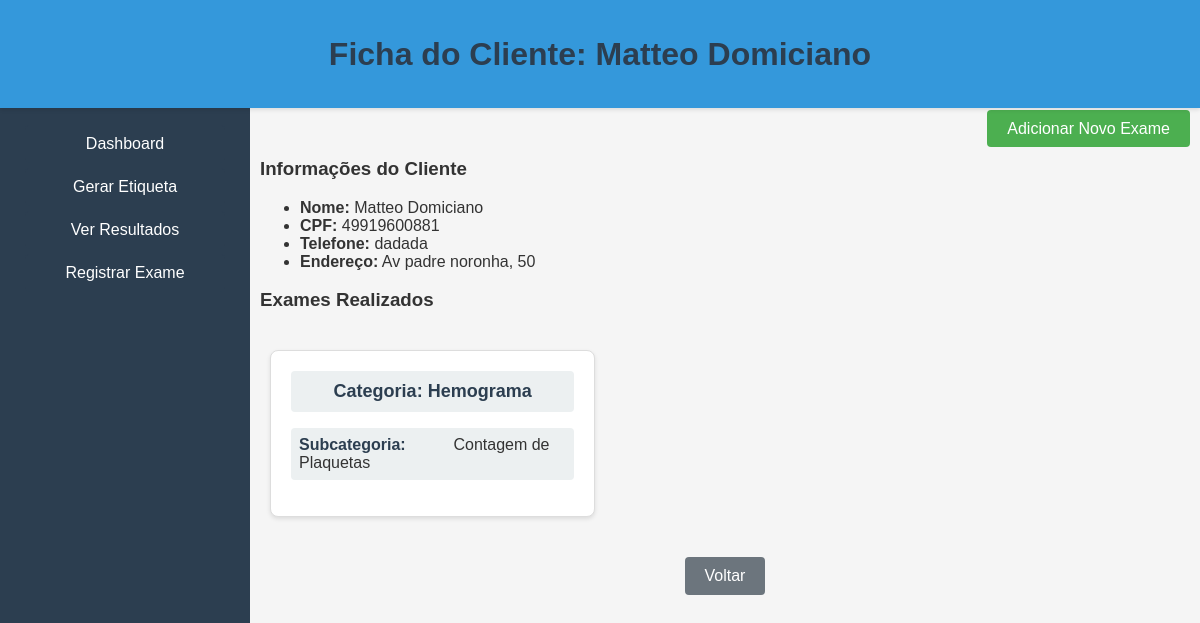
/client_record/Matteo Domiciano , run on the app's committed database.
### app/models.py (models this page shows, shortened)
class User(db.Model):
    id = db.Column(db.Integer, primary_key=True)
    patient_name = db.Column(db.String(100), nullable=False)
    cpf = db.Column(db.String(14), nullable=False)
    phone = db.Column(db.String(15), nullable=False)
    address = db.Column(db.String(200), nullable=False)
    category = db.Column(db.String(100), nullable=False)
    subcategory = db.Column(db.String(100), nullable=False)

### app/app.py (the view)
@app.route('/client_record/<string:patient_name>')
def client_record(patient_name):
    exams = User.query.filter_by(patient_name=patient_name).all()
    if not exams:
        flash(f'Nenhum exame encontrado para o paciente: {patient_name}', 'warning')
        return redirect(url_for('client_record_search'))
    client_info = {
        "cpf": exams[0].cpf,
        "phone": exams[0].phone,
        "address": exams[0].address
    }
    grouped_exams = defaultdict(lambda: {"exams": []})
    for exam in exams:
        grouped_exams[exam.category]["exams"].append({
            "id": exam.id,
            "subcategory": exam.subcategory,
        })
    return render_template(
        'client_record.html',
        patient_name=patient_name,
        cpf=client_info["cpf"],
        phone=client_info["phone"],
        address=client_info["address"],
        grouped_exams=grouped_exams
    )

### app/templates/client_record.html (shortened to what this page needs)
<!DOCTYPE html>
<html lang="pt-BR">
<head>
    <link rel="stylesheet" href="{{ url_for('static', filename='style/mainpage.css') }}">
</head>
<body>
    <div class="sidebar">
        <div class="sidebar-content">
            <div class="sidebar-box">
                <a href="{{ url_for('home') }}" class="btn-option">Dashboard</a>
                <a href="{{ url_for('generate_label') }}" class="btn-option">Gerar Etiqueta</a>
                <a href="{{ url_for('results') }}" class="btn-option">Ver Resultados</a>
                <a href="{{ url_for('exame') }}" class="btn-option">Registrar Exame</a>
            </div>
        </div>
    </div>
    <div class="fixed-header">
        <h1>Ficha do Cliente: {{ patient_name }}</h1>
    </div>
    <div class="add-exam-button">
        <a href="{{ url_for('client_record_search', patient_name=patient_name) }}" class="btn-add-exam">Adicionar Novo Exame</a>
    </div>
    <div class="client-info">
        <h3>Informações do Cliente</h3>
        <ul>
            <li><strong>Nome:</strong> {{ patient_name }}</li>
            <li><strong>CPF:</strong> {{ cpf }}</li>
            <li><strong>Telefone:</strong> {{ phone }}</li>
            <li><strong>Endereço:</strong> {{ address }}</li>
        </ul>
    </div>
    <div class="exam-info">
        <h3>Exames Realizados</h3>
        {% if grouped_exams %}
            <div class="results-container">
                {% for category, category_data in grouped_exams.items() %}
                    <div class="exam-card">
                        <div class="category">
                            <strong>Categoria:</strong> {{ category }}
                        </div>
                        {% for exam in category_data.exams %}
                            <div class="exam-details">
                                <ul>
                                    <li><strong>Subcategoria:</strong> {{ exam.subcategory }}</li>
                                </ul>
                            </div>
                        {% endfor %}
                    </div>
                {% endfor %}
            </div>
        {% else %}
            <p>Não há exames registrados para este paciente.</p>
        {% endif %}
        <button onclick="goBack()" class="btn-back">Voltar</button>
    </div>
</body>
</html>

### app/static/style/mainpage.css (style rules this page uses)
body { font-family: 'Arial', sans-serif; background-color: #f5f5f5; color: #333; margin: 0; padding: 0; padding-top: 80px; padding-left: 250px; }
.sidebar { width: 250px; height: 100vh; background-color: #2c3e50; color: white; position: fixed; top: 0; left: 0; z-index: 1000; overflow-y: auto; overflow-x: hidden; transition: left 0.3s ease; }
.sidebar-content { padding: 20px; padding-top: 70px; margin-top: 50px; }
.sidebar-box .btn-option { display: block; background-color: #2c3e50; color: white; padding: 10px; border: none; border-radius: 4px; text-align: center; margin-bottom: 10px; text-decoration: none; font-size: 16px; position: relative; overflow: hidden; }
.sidebar-box .btn-option::after { content: ""; position: absolute; left: 0; bottom: 0; width: 0; height: 2px; background-color: white; transition: width 0.3s ease-out; }
.sidebar .btn-option { background-color: #2c3e50; color: #ffffff; padding: 10px 20px; border: none; border-radius: 5px; cursor: pointer; margin: 5px; text-align: center; text-decoration: none; display: block; }
h1 { color: #2c3e50; text-align: center; margin-bottom: 20px; }
a { color: #3498db; text-decoration: none; margin-top: 10px; }
button { padding: 10px 20px; font-size: 16px; border: none; border-radius: 5px; cursor: pointer; }
.btn-back { background-color: #6c757d; color: white; padding: 10px 20px; border: none; border-radius: 4px; font-size: 16px; cursor: pointer; margin: 0 auto; display: block; width: fit-content; text-align: center; }
button[type="submit"], .btn-back { background-color: #3498db; color: white; padding: 10px 20px; border: none; border-radius: 4px; cursor: pointer; font-size: 16px; margin: 0 auto; display: block; width: fit-content; text-align: center; }
.fixed-header { position: fixed; top: 0; left: 0; width: 100%; background-color: #3498db; color: white; padding: 15px 0; text-align: center; box-shadow: 0 2px 4px rgba(0, 0, 0, 0.1); z-index: 1000; }
.client-info { margin-left: 10px; }
.exam-info h3 { margin-left: 10px; }
.results-container { display: flex; flex-wrap: wrap; gap: 20px; padding: 20px; justify-content: flex-start; }
.exam-card { border: 1px solid #ddd; border-radius: 8px; padding: 20px; background-color: white; box-shadow: 0 2px 4px rgba(0, 0, 0, 0.1); width: calc(33.33% - 20px); margin-bottom: 20px; word-wrap: break-word; }
.category { font-size: 18px; font-weight: bold; color: #2c3e50; margin-bottom: 15px; padding: 10px; background-color: #ecf0f1; border-radius: 4px; text-align: center; }
.exam-details { margin-top: 15px; }
.exam-details ul { list-style-type: none; padding: 0; }
.exam-details ul li { margin-bottom: 10px; padding: 8px; background-color: #ecf0f1; border-radius: 4px; word-break: break-word; }
.exam-details ul li strong { color: #2c3e50; display: inline-block; width: 150px; }
.add-exam-button { text-align: right; margin-bottom: 20px; margin-top: 40px; margin-right: 10px; }
.btn-add-exam { background-color: #4CAF50; color: white; padding: 10px 20px; border: none; border-radius: 4px; text-decoration: none; font-size: 16px; cursor: pointer; }
.btn-option { background-color: #3498db; color: white; padding: 15px 30px; border: none; border-radius: 4px; text-decoration: none; font-size: 18px; text-align: center; cursor: pointer; }

### data on the page
User: patient_name "Matteo Domiciano", cpf "49919600881", phone "dadada", address "Av padre noronha, 50", category "Hemograma", subcategory "Contagem de Plaquetas"
